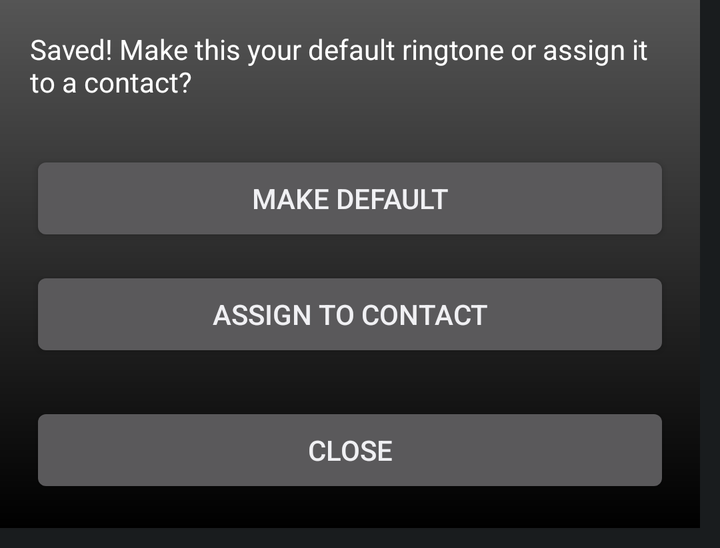
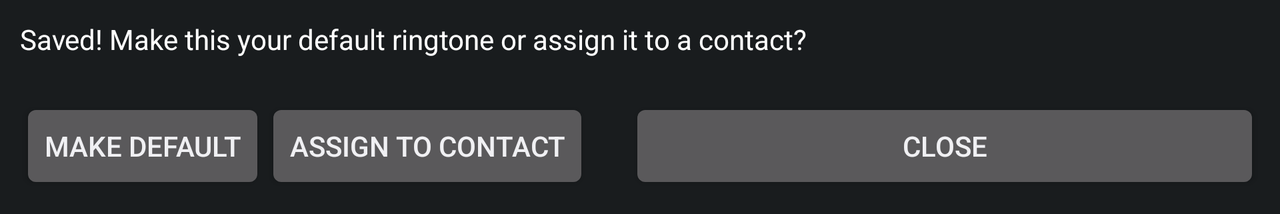

An Android layout and its configuration variant, each rendered on a device that would load it. The default file and the variant file are quoted in full after the pictures.
<!-- AndroidManifest.xml: application theme AppTheme -->
<!-- res/layout/after_save_action.xml -->
<?xml version="1.0" encoding="utf-8"?>
<LinearLayout xmlns:android="http://schemas.android.com/apk/res/android"
	android:background="@drawable/bg_black_gradiant"
	android:layout_width="match_parent"
	android:layout_height="wrap_content"
	android:layout_marginBottom="10dip"
	android:layout_marginRight="10dip"
	android:orientation="vertical">

	<TextView
		android:layout_width="fill_parent"
		android:layout_height="wrap_content"
		android:layout_marginBottom="15sp"
		android:layout_marginLeft="15sp"
		android:layout_marginRight="15sp"
		android:layout_marginTop="15sp"
		android:text="@string/what_to_do_with_ringtone"
		android:textColor="#ffffffff"
		android:textSize="14sp" />

	<Button
		android:id="@+id/button_make_default"
		android:layout_width="fill_parent"
		android:layout_height="wrap_content"
		android:layout_marginLeft="15sp"
		android:layout_marginRight="15sp"
		android:layout_marginTop="10sp"
		android:text="@string/make_default_ringtone_button" />

	<Button
		android:id="@+id/button_choose_contact"
		android:layout_width="fill_parent"
		android:layout_height="wrap_content"
		android:layout_marginLeft="15sp"
		android:layout_marginRight="15sp"
		android:layout_marginTop="10sp"
		android:text="@string/choose_contact_ringtone_button" />

	<Button
		android:id="@+id/button_do_nothing"
		android:layout_width="fill_parent"
		android:layout_height="wrap_content"
		android:layout_marginBottom="15sp"
		android:layout_marginLeft="15sp"
		android:layout_marginRight="15sp"
		android:layout_marginTop="20sp"
		android:text="@string/do_nothing_with_ringtone_button" />

</LinearLayout>
<!-- resources referenced by this layout -->
<resources>
  <!-- drawable bg_black_gradiant (drawable) -->
  <?xml version="1.0" encoding="utf-8"?>
  <shape xmlns:android="http://schemas.android.com/apk/res/android" android:shape="rectangle">
      <gradient
          android:angle="270"
          android:startColor="#555555"
          android:endColor="#000000">
      </gradient>
  </shape>
  <string name="choose_contact_ringtone_button">Assign to Contact</string>
  <string name="do_nothing_with_ringtone_button">Close</string>
  <string name="make_default_ringtone_button">Make Default</string>
  <string name="what_to_do_with_ringtone">Saved!  Make this your default ringtone or assign it to a contact?</string>
  <!-- from res/values-v21/ -->
  <style name="AppTheme" parent="@android:style/Theme.DeviceDefault">
      
      
    
      <item name="android:windowTranslucentNavigation">false</item>
    </style>
</resources>
<!-- res/layout-land/after_save_action.xml (the repository's variant of the layout above) -->
<!-- drawn on the phone turned sideways -->
<?xml version="1.0" encoding="utf-8"?>
<LinearLayout xmlns:android="http://schemas.android.com/apk/res/android"
    android:layout_width="match_parent"
    android:layout_height="wrap_content"
    android:orientation="vertical">

    <TextView
        android:layout_width="match_parent"
        android:layout_height="wrap_content"
        android:layout_margin="10sp"
        android:text="@string/what_to_do_with_ringtone"
        android:textColor="#ffffffff"
        android:textSize="14sp" />

    <LinearLayout
        android:layout_width="fill_parent"
        android:layout_height="wrap_content"
        android:layout_margin="10sp"
        android:orientation="horizontal">

        <Button
            android:id="@+id/button_make_default"
            android:layout_width="wrap_content"
            android:layout_height="wrap_content"
            android:text="@string/make_default_ringtone_button" />

        <Button
            android:id="@+id/button_choose_contact"
            android:layout_width="wrap_content"
            android:layout_height="wrap_content"
            android:text="@string/choose_contact_ringtone_button" />

        <Button
            android:id="@+id/button_do_nothing"
            android:layout_width="wrap_content"
            android:layout_height="wrap_content"
            android:layout_marginLeft="20sp"
            android:layout_weight="1"
            android:text="@string/do_nothing_with_ringtone_button" />

    </LinearLayout>

</LinearLayout>
<!-- resources referenced by the variant -->
<!-- as the phone turned sideways resolves them -->
<resources>
  <string name="choose_contact_ringtone_button">Assign to Contact</string>
  <string name="do_nothing_with_ringtone_button">Close</string>
  <string name="make_default_ringtone_button">Make Default</string>
  <string name="what_to_do_with_ringtone">Saved!  Make this your default ringtone or assign it to a contact?</string>
  <!-- from res/values-v21/ -->
  <style name="AppTheme" parent="@android:style/Theme.DeviceDefault">
      
      
    
      <item name="android:windowTranslucentNavigation">false</item>
    </style>
</resources>
